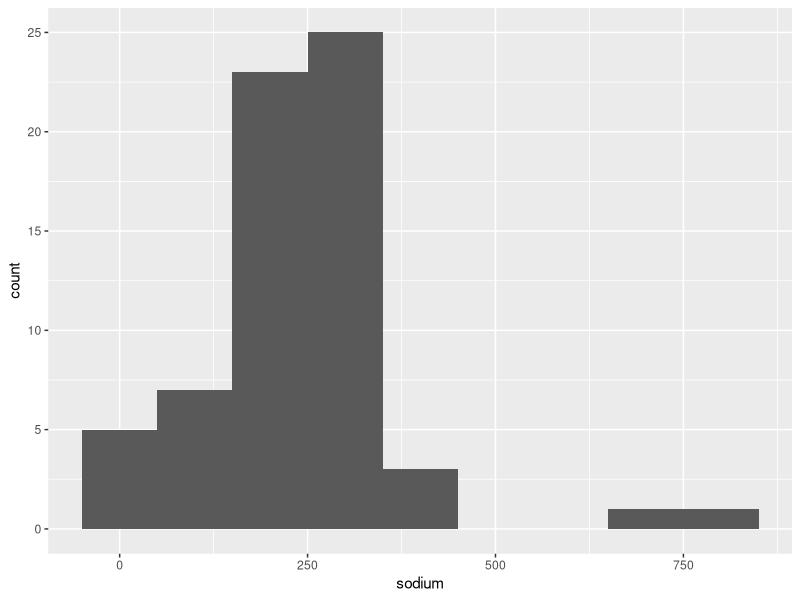
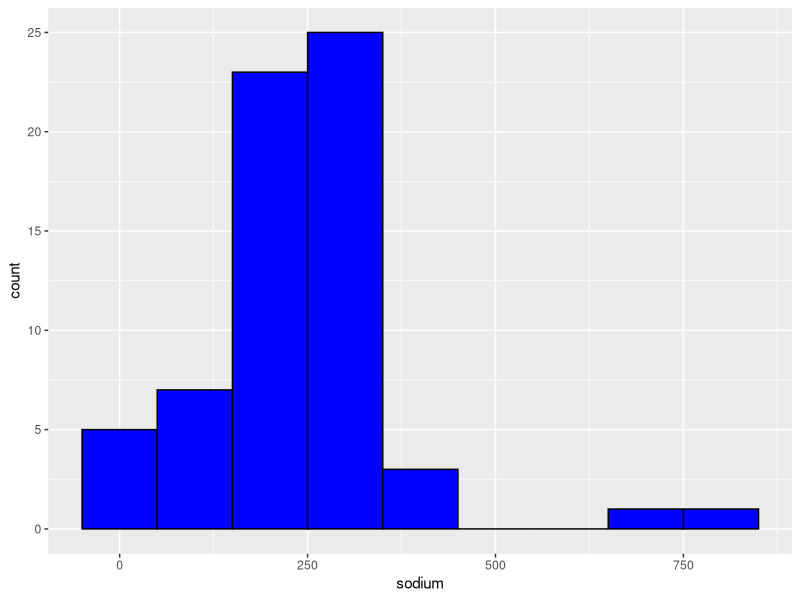
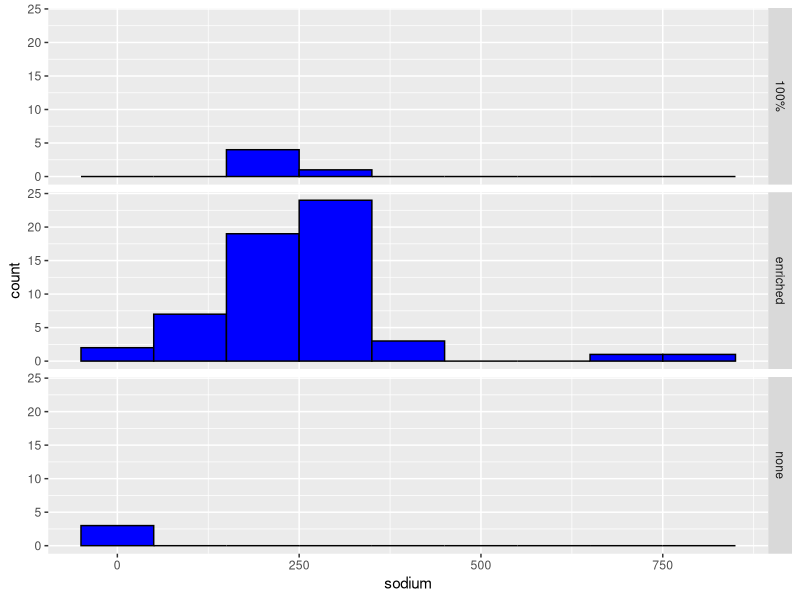

Source code (R) for these figures, in order:
library(MASS)
View(UScereal)

#data analysis
df <-UScereal[UScereal$vitamins == "enriched",]
df
df <- UScereal[UScereal$fat > 2,]
df
df <- UScereal[UScereal$fat > 2,c(1,3,6)]
df
df <- UScereal[UScereal$fat > 2& UScereal$vitamins == "enriched",]
df

#create a subset
df <- subset(UScereal,UScereal$fat > 2& UScereal$vitamins == "enriched",)
df
#sorting data frames
df <- UScereal[order(UScereal$sugars),]
df
#statistical analysis
##Range of income

min(UScereal$sugars)
max(UScereal$sugars)
range(UScereal$sugars)
mean(UScereal$sugars)
sd(UScereal$sugars)
var(UScereal$sugars)
mad(UScereal$sugars)

quantile(UScereal$sugars)
median(UScereal$sugars)
IQR(UScereal$sugars)

#Histogram - count of income ranges
library(ggplot2)
ggplot()+geom_histogram(data=UScereal,aes(x=sodium), bins = 30, binwidth = 100)

ggplot()+geom_histogram(data=UScereal,aes(x=sodium), fill = "blue",color="black", bins = 30, binwidth = 100)

ggplot()+geom_histogram(data=UScereal,aes(x=sodium), fill = "blue",color="black", bins = 30, binwidth = 100) + facet_grid(UScereal$vitamins)
                                        